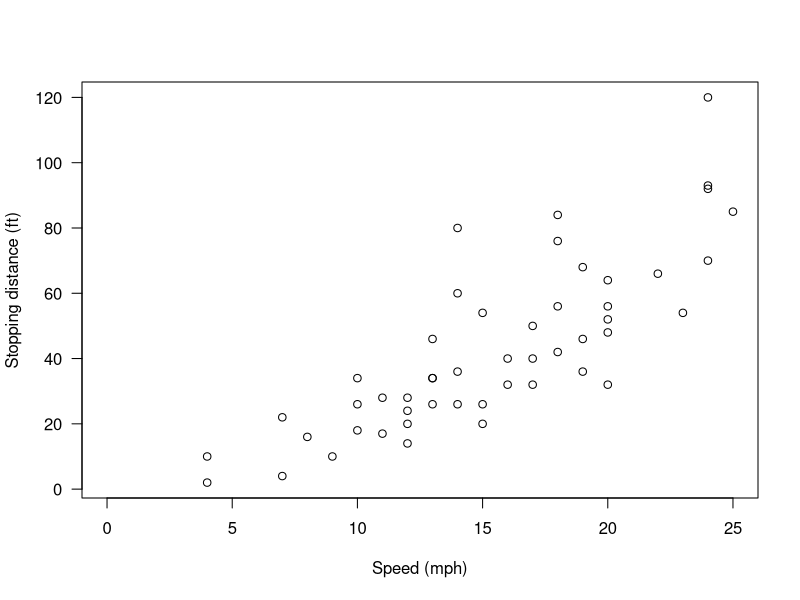

Here is the R script that generated this plot: (Note: this script raises an error after producing the figure.)
cor(cars$speed, cars$dist)
cor(cars$dist, cars$speed)
plot(cars, xlab = "Speed (mph)", ylab = "Stopping distance (ft)",
    las = 1, xlim = c(0, 25))
d <- seq(0, 25, length.out = 200)
fm1 <- lm(dist ~ speed, data = cars)
lines(d, predict(fm1, data.frame(speed = d)), col = degree)
plot(predict(fm1, data.frame(speed = d), interval = 'confidence'))
summary(fm1)
anova(fm1)


x <- rnorm(15)
y <- x + rnorm(15)

plot(x, y)
predict(lm(y ~ x))
new <- data.frame(x = seq(-3, 3, 0.5))
predict(lm(y ~ x), new, se.fit = TRUE)
pred.w.plim <- predict(lm(y ~ x), new, interval = "prediction")
pred.w.clim <- predict(lm(y ~ x), new, interval = "confidence")
matplot(new$x, cbind(pred.w.clim, pred.w.plim[,-1]),
        lty = c(1,2,2,3,3), type = "l", ylab = "predicted y", lwd = 5)


head(iris,20)
str(iris)
fm1 <- lm(Sepal.Length ~ Species, data = iris) #Sepal.Width + Petal.Length^2 + log(Petal.Width) +
summary(fm1)
anova(fm1)

#?t.test
